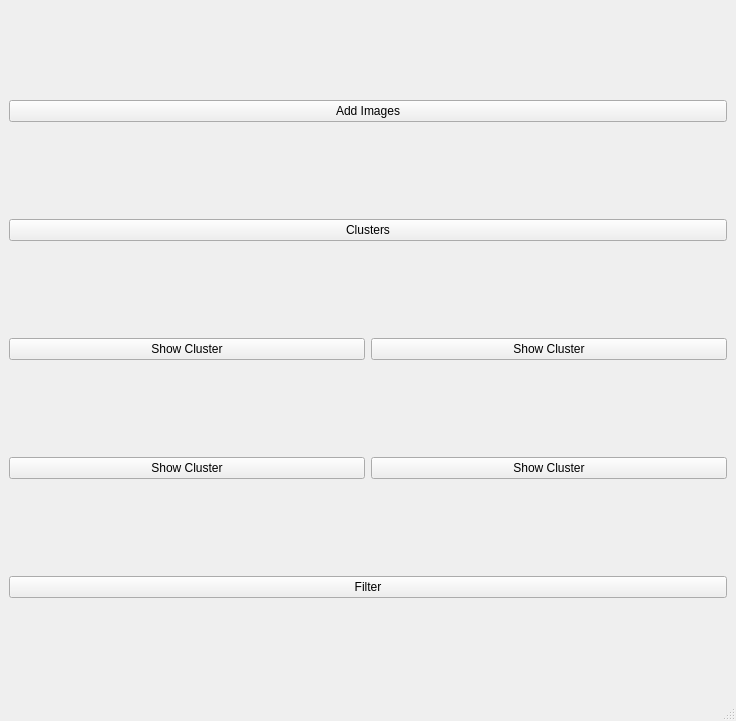
<?xml version="1.0" encoding="UTF-8"?>
<ui version="4.0">
 <class>MainWindow</class>
 <widget class="QMainWindow" name="MainWindow">
  <property name="geometry">
   <rect>
    <x>0</x>
    <y>0</y>
    <width>736</width>
    <height>721</height>
   </rect>
  </property>
  <property name="windowTitle">
   <string>MainWindow</string>
  </property>
  <widget class="QWidget" name="centralwidget">
   <layout class="QGridLayout" name="gridLayout_5">
    <item row="0" column="0" colspan="2">
     <widget class="QPushButton" name="add_img_btn">
      <property name="text">
       <string>Add Images</string>
      </property>
     </widget>
    </item>
    <item row="1" column="0" colspan="2">
     <widget class="QPushButton" name="clustering_btn">
      <property name="text">
       <string>Clusters</string>
      </property>
     </widget>
    </item>
    <item row="2" column="0">
     <layout class="QGridLayout" name="gridLayout"/>
    </item>
    <item row="2" column="1">
     <layout class="QGridLayout" name="gridLayout_2"/>
    </item>
    <item row="3" column="0">
     <widget class="QPushButton" name="cluster">
      <property name="text">
       <string>Show Cluster</string>
      </property>
     </widget>
    </item>
    <item row="3" column="1">
     <widget class="QPushButton" name="cluster_2">
      <property name="text">
       <string>Show Cluster</string>
      </property>
     </widget>
    </item>
    <item row="4" column="0">
     <layout class="QGridLayout" name="gridLayout_3"/>
    </item>
    <item row="4" column="1">
     <layout class="QGridLayout" name="gridLayout_4"/>
    </item>
    <item row="5" column="0">
     <widget class="QPushButton" name="cluster_3">
      <property name="text">
       <string>Show Cluster</string>
      </property>
     </widget>
    </item>
    <item row="5" column="1">
     <widget class="QPushButton" name="cluster_4">
      <property name="text">
       <string>Show Cluster</string>
      </property>
     </widget>
    </item>
    <item row="6" column="0" colspan="2">
     <widget class="QPushButton" name="filter_btn">
      <property name="text">
       <string>Filter</string>
      </property>
      <property name="autoRepeatDelay">
       <number>300</number>
      </property>
     </widget>
    </item>
   </layout>
  </widget>
  <widget class="QMenuBar" name="menubar">
   <property name="geometry">
    <rect>
     <x>0</x>
     <y>0</y>
     <width>736</width>
     <height>20</height>
    </rect>
   </property>
  </widget>
  <widget class="QStatusBar" name="statusbar"/>
 </widget>
 <resources/>
 <connections/>
</ui>
